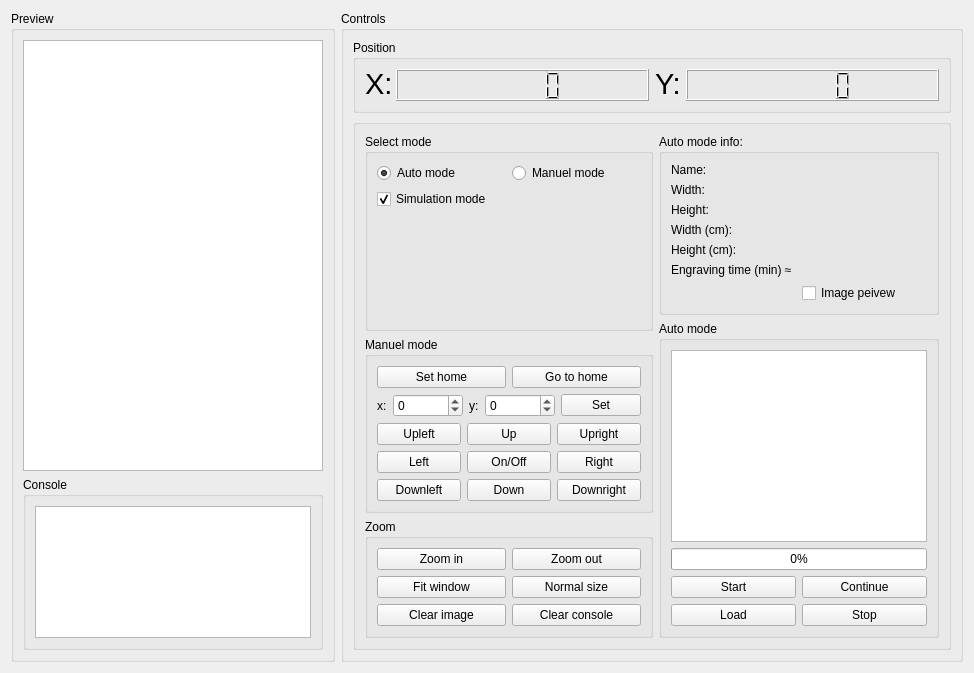
      <widget class="QWidget" name="mode2">
       <property name="contextMenuPolicy">
        <enum>Qt::NoContextMenu</enum>
       </property>
       <attribute name="title">
        <string>Machine Control</string>
       </attribute>
       <layout class="QHBoxLayout" name="horizontalLayout_4" stretch="0,1">
        <item>
         <widget class="QGroupBox" name="groupBox_Preview_mode2">
          <property name="title">
           <string>Preview</string>
          </property>
          <layout class="QVBoxLayout" name="verticalLayout_9" stretch="5,2">
           <item>
            <widget class="QGraphicsView" name="imageViewMode2">
             <property name="minimumSize">
              <size>
               <width>300</width>
               <height>300</height>
              </size>
             </property>
            </widget>
           </item>
           <item>
            <widget class="QGroupBox" name="groupConsole_mode2">
             <property name="title">
              <string>Console</string>
             </property>
             <layout class="QGridLayout" name="gridLayout_8">
              <item row="0" column="0">
               <widget class="QPlainTextEdit" name="consoleOutput_mode2">
                <property name="enabled">
                 <bool>true</bool>
                </property>
                <property name="sizePolicy">
                 <sizepolicy hsizetype="Expanding" vsizetype="Expanding">
                  <horstretch>0</horstretch>
                  <verstretch>0</verstretch>
                 </sizepolicy>
                </property>
                <property name="maximumSize">
                 <size>
                  <width>16777215</width>
                  <height>200</height>
                 </size>
                </property>
                <property name="readOnly">
                 <bool>true</bool>
                </property>
               </widget>
              </item>
             </layout>
            </widget>
           </item>
          </layout>
         </widget>
        </item>
        <item>
         <widget class="QGroupBox" name="groupBox_Controls">
          <property name="sizePolicy">
           <sizepolicy hsizetype="Fixed" vsizetype="Preferred">
            <horstretch>0</horstretch>
            <verstretch>0</verstretch>
           </sizepolicy>
          </property>
          <property name="title">
           <string>Controls</string>
          </property>
          <layout class="QVBoxLayout" name="verticalLayout_11" stretch="0,1">
           <item>
            <widget class="QGroupBox" name="group_position_mode2">
             <property name="title">
              <string>Position</string>
             </property>
             <layout class="QHBoxLayout" name="horizontalLayout_6" stretch="1,1">
              <item>
               <layout class="QFormLayout" name="formLayout_5">
                <item row="0" column="0">
                 <widget class="QLabel" name="label_xcordinate">
                  <property name="sizePolicy">
                   <sizepolicy hsizetype="Fixed" vsizetype="Fixed">
                    <horstretch>0</horstretch>
                    <verstretch>0</verstretch>
                   </sizepolicy>
                  </property>
                  <property name="maximumSize">
                   <size>
                    <width>25</width>
                    <height>30</height>
                   </size>
                  </property>
                  <property name="font">
                   <font>
                    <family>Arial</family>
                    <pointsize>22</pointsize>
                   </font>
                  </property>
                  <property name="text">
                   <string>X:</string>
                  </property>
                  <property name="textFormat">
                   <enum>Qt::AutoText</enum>
                  </property>
                 </widget>
                </item>
                <item row="0" column="1">
                 <widget class="QLCDNumber" name="number_rn_x">
                  <property name="sizePolicy">
                   <sizepolicy hsizetype="Preferred" vsizetype="Fixed">
                    <horstretch>0</horstretch>
                    <verstretch>0</verstretch>
                   </sizepolicy>
                  </property>
                  <property name="minimumSize">
                   <size>
                    <width>30</width>
                    <height>32</height>
                   </size>
                  </property>
                 </widget>
                </item>
               </layout>
              </item>
              <item>
               <layout class="QFormLayout" name="formLayout_4">
                <item row="0" column="1">
                 <widget class="QLCDNumber" name="number_rn_y">
                  <property name="sizePolicy">
                   <sizepolicy hsizetype="Preferred" vsizetype="Minimum">
                    <horstretch>0</horstretch>
                    <verstretch>0</verstretch>
                   </sizepolicy>
                  </property>
                  <property name="minimumSize">
                   <size>
                    <width>30</width>
                    <height>32</height>
                   </size>
                  </property>
                 </widget>
                </item>
                <item row="0" column="0">
                 <widget class="QLabel" name="label_ycordinate">
                  <property name="sizePolicy">
                   <sizepolicy hsizetype="Fixed" vsizetype="Fixed">
                    <horstretch>0</horstretch>
                    <verstretch>0</verstretch>
                   </sizepolicy>
                  </property>
                  <property name="maximumSize">
                   <size>
                    <width>25</width>
                    <height>30</height>
                   </size>
                  </property>
                  <property name="font">
                   <font>
                    <family>Arial</family>
                    <pointsize>22</pointsize>
                   </font>
                  </property>
                  <property name="text">
                   <string>Y:</string>
                  </property>
                 </widget>
                </item>
               </layout>
              </item>
             </layout>
            </widget>
           </item>
           <item>
            <widget class="QGroupBox" name="groupBox_2">
             <property name="title">
              <string/>
             </property>
             <layout class="QHBoxLayout" name="horizontalLayout">
              <item>
               <layout class="QVBoxLayout" name="verticalLayout" stretch="4,1,1">
                <item>
                 <widget class="QGroupBox" name="groupSelectMode">
                  <property name="sizePolicy">
                   <sizepolicy hsizetype="Expanding" vsizetype="Expanding">
                    <horstretch>0</horstretch>
                    <verstretch>0</verstretch>
                   </sizepolicy>
                  </property>
                  <property name="maximumSize">
                   <size>
                    <width>16777215</width>
                    <height>16777215</height>
                   </size>
                  </property>
                  <property name="title">
                   <string>Select mode</string>
                  </property>
                  <layout class="QVBoxLayout" name="verticalLayout_14">
                   <item>
                    <layout class="QHBoxLayout" name="selectmode">
                     <item>
                      <widget class="QRadioButton" name="radio_auto">
                       <property name="text">
                        <string>Auto mode</string>
                       </property>
                       <property name="checked">
                        <bool>true</bool>
                       </property>
                      </widget>
                     </item>
                     <item>
                      <widget class="QRadioButton" name="radio_manuel">
                       <property name="text">
                        <string>Manuel mode</string>
                       </property>
                       <property name="checked">
                        <bool>false</bool>
                       </property>
                      </widget>
                     </item>
                    </layout>
                   </item>
                   <item>
                    <widget class="QCheckBox" name="check_simulation">
                     <property name="text">
                      <string>Simulation mode</string>
                     </property>
                     <property name="checked">
                      <bool>true</bool>
                     </property>
                    </widget>
                   </item>
                   <item>
                    <spacer name="verticalSpacer_3">
                     <property name="orientation">
                      <enum>Qt::Vertical</enum>
                     </property>
                     <property name="sizeHint" stdset="0">
                      <size>
                       <width>20</width>
                       <height>68</height>
                      </size>
                     </property>
                    </spacer>
                   </item>
                  </layout>
                 </widget>
                </item>
                <item>
                 <widget class="QGroupBox" name="groupManuel">
                  <property name="sizePolicy">
                   <sizepolicy hsizetype="Preferred" vsizetype="Fixed">
                    <horstretch>0</horstretch>
                    <verstretch>0</verstretch>
                   </sizepolicy>
                  </property>
                  <property name="maximumSize">
                   <size>
                    <width>16777215</width>
                    <height>16777215</height>
                   </size>
                  </property>
                  <property name="title">
                   <string>Manuel mode</string>
                  </property>
                  <layout class="QVBoxLayout" name="verticalLayout_12" stretch="1,1,1">
                   <item>
                    <layout class="QHBoxLayout" name="setaxis">
                     <item>
                      <widget class="QPushButton" name="button_set_home">
                       <property name="text">
                        <string>Set home</string>
                       </property>
                      </widget>
                     </item>
                     <item>
                      <widget class="QPushButton" name="button_go_home">
                       <property name="text">
                        <string>Go to home</string>
                       </property>
                      </widget>
                     </item>
                    </layout>
                   </item>
                   <item>
                    <layout class="QHBoxLayout" name="setcoordinates">
                     <item>
                      <layout class="QHBoxLayout" name="setX">
                       <item>
                        <widget class="QLabel" name="label_set_x">
                         <property name="text">
                          <string>x:</string>
                         </property>
                        </widget>
                       </item>
                       <item>
                        <widget class="QSpinBox" name="spinBox_set_x">
                         <property name="minimumSize">
                          <size>
                           <width>70</width>
                           <height>0</height>
                          </size>
                         </property>
                         <property name="minimum">
                          <number>-1000</number>
                         </property>
                         <property name="maximum">
                          <number>1000</number>
                         </property>
                        </widget>
                       </item>
                      </layout>
                     </item>
                     <item>
                      <layout class="QHBoxLayout" name="setY">
                       <item>
                        <widget class="QLabel" name="label_set_y">
                         <property name="text">
                          <string>y:</string>
                         </property>
                        </widget>
                       </item>
                       <item>
                        <widget class="QSpinBox" name="spinBox_set_y">
                         <property name="minimumSize">
                          <size>
                           <width>70</width>
                           <height>0</height>
                          </size>
                         </property>
                         <property name="minimum">
                          <number>-1000</number>
                         </property>
                         <property name="maximum">
                          <number>1000</number>
                         </property>
                        </widget>
                       </item>
                      </layout>
                     </item>
                     <item>
                      <widget class="QPushButton" name="button_set_coordinates">
                       <property name="text">
                        <string>Set</string>
                       </property>
                      </widget>
                     </item>
                    </layout>
                   </item>
                   <item>
                    <layout class="QGridLayout" name="movement">
                     <item row="0" column="1">
                      <widget class="QPushButton" name="movement_up">
                       <property name="text">
                        <string>Up</string>
                       </property>
                       <property name="shortcut">
                        <string>Up</string>
                       </property>
                      </widget>
                     </item>
                     <item row="0" column="2">
                      <widget class="QPushButton" name="movement_upright">
                       <property name="text">
                        <string>Upright</string>
                       </property>
                       <property name="shortcut">
                        <string>PgUp</string>
                       </property>
                      </widget>
                     </item>
                     <item row="1" column="0">
                      <widget class="QPushButton" name="movement_left">
                       <property name="text">
                        <string>Left</string>
                       </property>
                       <property name="shortcut">
                        <string>Left</string>
                       </property>
                      </widget>
                     </item>
                     <item row="1" column="1">
                      <widget class="QPushButton" name="laser_on_off">
                       <property name="text">
                        <string>On/Off</string>
                       </property>
                       <property name="shortcut">
                        <string>Clear</string>
                       </property>
                      </widget>
                     </item>
                     <item row="1" column="2">
                      <widget class="QPushButton" name="movement_right">
                       <property name="text">
                        <string>Right</string>
                       </property>
                       <property name="shortcut">
                        <string>Right</string>
                       </property>
                      </widget>
                     </item>
                     <item row="0" column="0">
                      <widget class="QPushButton" name="movement_upleft">
                       <property name="text">
                        <string>Upleft</string>
                       </property>
                       <property name="shortcut">
                        <string>Home</string>
                       </property>
                      </widget>
                     </item>
                     <item row="2" column="0">
                      <widget class="QPushButton" name="movement_downleft">
                       <property name="text">
                        <string>Downleft</string>
                       </property>
                       <property name="shortcut">
                        <string>End</string>
                       </property>
                      </widget>
                     </item>
                     <item row="2" column="1">
                      <widget class="QPushButton" name="movement_down">
                       <property name="text">
                        <string>Down</string>
                       </property>
                       <property name="shortcut">
                        <string>Down</string>
                       </property>
                      </widget>
                     </item>
                     <item row="2" column="2">
                      <widget class="QPushButton" name="movement_downright">
                       <property name="text">
                        <string>Downright</string>
                       </property>
                       <property name="shortcut">
                        <string>PgDown</string>
                       </property>
                      </widget>
                     </item>
                    </layout>
                   </item>
                  </layout>
                 </widget>
                </item>
                <item>
                 <widget class="QGroupBox" name="groupZoom_2">
                  <property name="sizePolicy">
                   <sizepolicy hsizetype="Preferred" vsizetype="Fixed">
                    <horstretch>0</horstretch>
                    <verstretch>0</verstretch>
                   </sizepolicy>
                  </property>
                  <property name="maximumSize">
                   <size>
                    <width>16777215</width>
                    <height>16777215</height>
                   </size>
                  </property>
                  <property name="title">
                   <string>Zoom </string>
                  </property>
                  <layout class="QGridLayout" name="gridLayout_3">
                   <item row="0" column="1">
                    <widget class="QPushButton" name="button_mode2_zoom_out">
                     <property name="text">
                      <string>Zoom out</string>
                     </property>
                    </widget>
                   </item>
                   <item row="0" column="0">
                    <widget class="QPushButton" name="button_mode2_zoom_in">
                     <property name="text">
                      <string>Zoom in</string>
                     </property>
                    </widget>
                   </item>
                   <item row="3" column="0">
                    <widget class="QPushButton" name="button_clear_image">
                     <property name="text">
                      <string>Clear image</string>
                     </property>
                    </widget>
                   </item>
                   <item row="3" column="1">
                    <widget class="QPushButton" name="button_clear_console">
                     <property name="text">
                      <string>Clear console</string>
                     </property>
                    </widget>
                   </item>
                   <item row="1" column="0">
                    <widget class="QPushButton" name="button_mode2_zoom_fit">
                     <property name="text">
                      <string>Fit window</string>
                     </property>
                    </widget>
                   </item>
                   <item row="1" column="1">
                    <widget class="QPushButton" name="button_mode2_zoom_normal">
                     <property name="text">
                      <string>Normal size</string>
                     </property>
                    </widget>
                   </item>
                  </layout>
                 </widget>
                </item>
               </layout>
              </item>
              <item>
               <layout class="QVBoxLayout" name="verticalLayout_10" stretch="0,0">
                <item>
                 <widget class="QGroupBox" name="groupImageMode2Info">
                  <property name="sizePolicy">
                   <sizepolicy hsizetype="Preferred" vsizetype="Minimum">
                    <horstretch>0</horstretch>
                    <verstretch>0</verstretch>
                   </sizepolicy>
                  </property>
                  <property name="title">
                   <string>Auto mode info:</string>
                  </property>
                  <layout class="QGridLayout" name="gridLayout_9">
                   <item row="1" column="1">
                    <widget class="QLabel" name="label_imagemode2_Width">
                     <property name="text">
                      <string/>
                     </property>
                    </widget>
                   </item>
                   <item row="6" column="1">
                    <widget class="QCheckBox" name="checkBox_imagemode2_preview">
                     <property name="text">
                      <string>Image peivew</string>
                     </property>
                    </widget>
                   </item>
                   <item row="5" column="1">
                    <widget class="QLabel" name="label_imagemode2_EngravingTime">
                     <property name="text">
                      <string/>
                     </property>
                    </widget>
                   </item>
                   <item row="2" column="1">
                    <widget class="QLabel" name="label_imagemode2_Height">
                     <property name="text">
                      <string/>
                     </property>
                    </widget>
                   </item>
                   <item row="3" column="0">
                    <widget class="QLabel" name="label_imagemode2_width_cm">
                     <property name="text">
                      <string>Width (cm):</string>
                     </property>
                    </widget>
                   </item>
                   <item row="0" column="0">
                    <widget class="QLabel" name="label_imagemode2_name">
                     <property name="text">
                      <string>Name:</string>
                     </property>
                    </widget>
                   </item>
                   <item row="2" column="0">
                    <widget class="QLabel" name="label_imagemode2_height">
                     <property name="text">
                      <string>Height:</string>
                     </property>
                    </widget>
                   </item>
                   <item row="5" column="0">
                    <widget class="QLabel" name="label_imagemode2_engravingTime">
                     <property name="text">
                      <string>Engraving time (min) ≈</string>
                     </property>
                    </widget>
                   </item>
                   <item row="1" column="0">
                    <widget class="QLabel" name="label_imagemode2_width">
                     <property name="text">
                      <string>Width:</string>
                     </property>
                    </widget>
                   </item>
                   <item row="0" column="1">
                    <widget class="QLabel" name="label_imagemode2_Name">
                     <property name="text">
                      <string/>
                     </property>
                    </widget>
                   </item>
                   <item row="4" column="0">
                    <widget class="QLabel" name="label_imagemode2_height_cm">
                     <property name="text">
                      <string>Height (cm):</string>
                     </property>
                    </widget>
                   </item>
                   <item row="3" column="1">
                    <widget class="QLabel" name="label_imagemode2_Width_cm">
                     <property name="text">
                      <string/>
                     </property>
                    </widget>
                   </item>
                   <item row="4" column="1">
                    <widget class="QLabel" name="label_imagemode2_Height_cm">
                     <property name="text">
                      <string/>
                     </property>
                    </widget>
                   </item>
                  </layout>
                 </widget>
                </item>
                <item>
                 <widget class="QGroupBox" name="groupAuto">
                  <property name="title">
                   <string>Auto mode</string>
                  </property>
                  <layout class="QVBoxLayout" name="verticalLayout_13">
                   <item>
                    <widget class="QListWidget" name="command_listWidget"/>
                   </item>
                   <item>
                    <widget class="QProgressBar" name="progressBar_automode_mode2">
                     <property name="value">
                      <number>0</number>
                     </property>
                    </widget>
                   </item>
                   <item>
                    <layout class="QGridLayout" name="auto_controls">
                     <item row="3" column="1">
                      <widget class="QPushButton" name="button_stop_auto">
                       <property name="text">
                        <string>Stop</string>
                       </property>
                      </widget>
                     </item>
                     <item row="1" column="0">
                      <widget class="QPushButton" name="button_start_auto">
                       <property name="text">
                        <string>Start</string>
                       </property>
                      </widget>
                     </item>
                     <item row="3" column="0">
                      <widget class="QPushButton" name="button_load_auto">
                       <property name="text">
                        <string>Load</string>
                       </property>
                      </widget>
                     </item>
                     <item row="1" column="1">
                      <widget class="QPushButton" name="button_continue_auto">
                       <property name="text">
                        <string>Continue</string>
                       </property>
                      </widget>
                     </item>
                    </layout>
                   </item>
                  </layout>
                 </widget>
                </item>
               </layout>
              </item>
             </layout>
            </widget>
           </item>
          </layout>
         </widget>
        </item>
       </layout>
      </widget>
